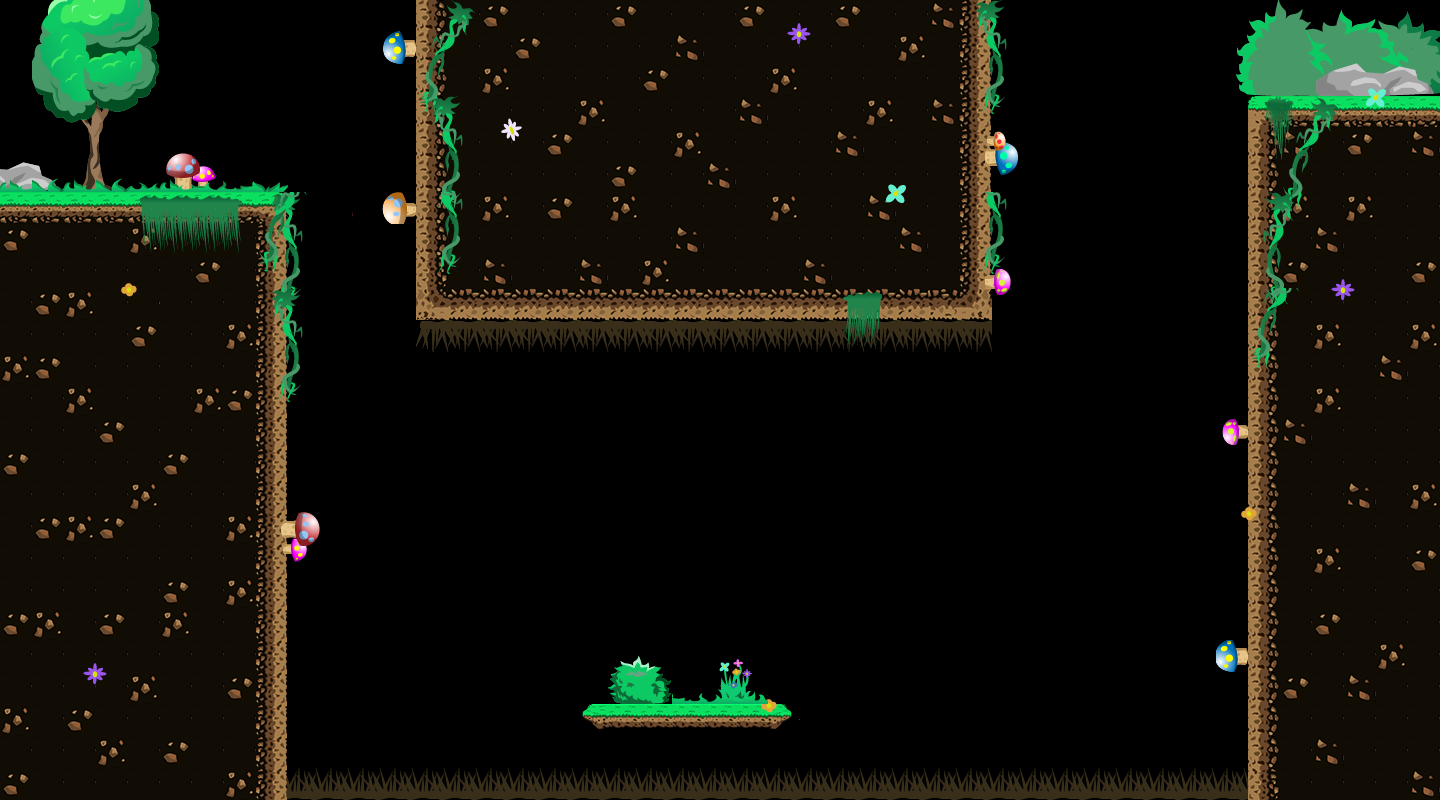

A level layout from a 2D game, rendered from its tile map. Below: a short description, then the map file with tile-grid data replaced by summaries:
An orthogonal 45x25 tile map with 32x32 px tiles, 6 tile layers (шипы1, шипы2, земля, декор1, ...) and 18 objects (10x surface, 2x death,  surface, finish, start).

<map version="1.10" tiledversion="1.10.1" orientation="orthogonal" renderorder="right-down" width="45" height="25" tilewidth="32" tileheight="32" infinite="0" nextlayerid="9" nextobjectid="21">
 <tileset firstgid="1" name="newTileset" tilewidth="32" tileheight="32" tilecount="832" columns="32">
  <image source="newTileset.png" width="1024" height="832" />
 </tileset>
 <layer id="2" name="шипы1" width="45" height="25">
  <data>[1125 cells, 51 non-empty, 6 distinct tile ids]</data>
 </layer>
 <layer id="3" name="шипы2" width="45" height="25">
  <data>[1125 cells, 51 non-empty, 5 distinct tile ids]</data>
 </layer>
 <layer id="1" name="земля" width="45" height="25">
  <data>[1125 cells, 490 non-empty, 18 distinct tile ids]</data>
 </layer>
 <layer id="4" name="декор1" width="45" height="25">
  <data>[1125 cells, 130 non-empty, 109 distinct tile ids]</data>
 </layer>
 <layer id="5" name="декор2" width="45" height="25">
  <data>[1125 cells, 58 non-empty, 46 distinct tile ids]</data>
 </layer>
 <layer id="6" name="декор3" width="45" height="25">
  <data>[1125 cells, 48 non-empty, 33 distinct tile ids]</data>
 </layer>
 <objectgroup id="8" name="collisions">
  <object id="1" x="1.33333" y="217.666" width="263.333" height="579.667" />
  <object id="2" x="437.333" y="9.33333" width="530.667" height="286" />
  <object id="3" x="1271.83" y="121.333" width="169.5" height="676.667" />
  <object id="4" name="death" x="289.667" y="769" width="956.167" height="30.6667" />
  <object id="5" name="surface" x="-100" y="-93.6667" width="20.5" height="290" />
  <object id="6" name=" surface" x="-70.8333" y="-107" width="491.833" height="27" />
  <object id="7" name="surface" x="979.5" y="-94.5" width="504" height="14" />
  <object id="8" name="surface" x="1487.83" y="-88" width="11.5" height="189.333" />
  <object id="9" name="finish" x="1378.5" y="72" />
  <object id="10" name="start" x="41.5" y="146" />
  <object id="11" name="death" x="415" y="321.333" width="574.333" height="29.6667" />
  <object id="12" name="surface" x="584" y="709.083" width="206.333" height="19.5" />
  <object id="13" name="surface" x="-66.6667" y="196" width="352.667" height="20" />
  <object id="14" name="surface" x="266.667" y="216.667" width="21.3333" height="547.333" />
  <object id="15" name="surface" x="414.667" y="-64" width="20.6667" height="382" />
  <object id="17" name="surface" x="969.333" y="-67.3333" width="24" height="383.667" />
  <object id="18" name="surface" x="1248" y="97" width="237" height="22" />
  <object id="19" name="surface" x="1247.67" y="120" width="21" height="645.667" />
 </objectgroup>
</map>